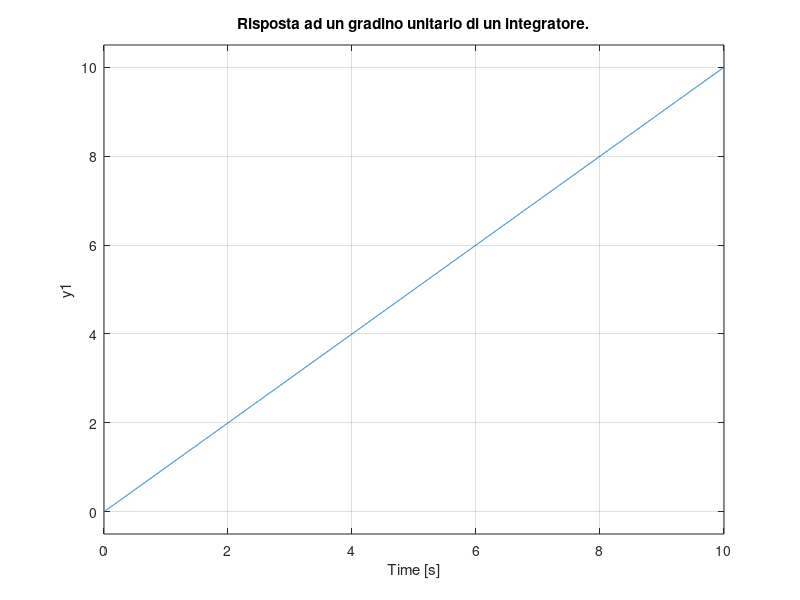

The MATLAB script that drew this image: (Note: this script raises an error after producing the figure.)
% possiamo trovare la risposta ad un input custom (che decidiamo noi)
% andando a sfruttare il fatto che la trasformata dell'impulso è 1, quindi
% possiamo moltiplicare nel dominio di laplace le due trasformate (G e U)
% per poi fare "l'anti trasfromata" tramite il comando impulse()
clear; close all; clc

% num e den rappresentano in questo caso la trasformata di un integratore
% 1/S

num = [0 1];
den = [1 0];

G = tf(num, den)

% definisco il segnale custom, ad esempio un gradino di ampiezza 2
s = tf('s');    % assegno alla variabile s il compito di variabile di laplace s in modo da scrivere più semplicemente i segnali

U1 = 1/s

% calcolo l'uscita nel dominio di laplace
Y1 = G * U1

% "calcolo" l'antitrasformata
% possiamo notare che la risposta nel tempo è una retta infinita; ce lo
% aspettiamo: l'integrale di una costante è proprio una retta.

subplot(2,1,1);
impulse(Y1);
title("Risposta ad un gradino unitario di un integratore.")

% se però proviamo a calcolare l'uscita ad un segnale di tipo finestra,
% l'uscita non sara' più una retta infinita, ma una retta finche' non si
% esaurisce l'input; siccome la G ha un polo nell'origine, il sistema
% "ricorda" l'input precedente e non torna a zero, ma resta all'ultimo
% valore:

% devo separare i due segnali in modo da poter applicare ad ogni singolo
% segnale il ritardo corrispondente; successivamente sommerò (con il segno
% opportuno) i vari segnali per ottenere l'input desiderato. 

U21 = 1/s;                                          % gradino unitario
U22 = tf([0 1], [1 0], 'inputDelay', 1);            % gradino unitario ritardato

U2 = U21 - U22;
Y2 = G * U2;

subplot(2,1,2);
impulse(Y2);                                        %"antitrasformo"
title("Risposta alla finestra di ampiezza 1 e durata 1 di un integratore.")



